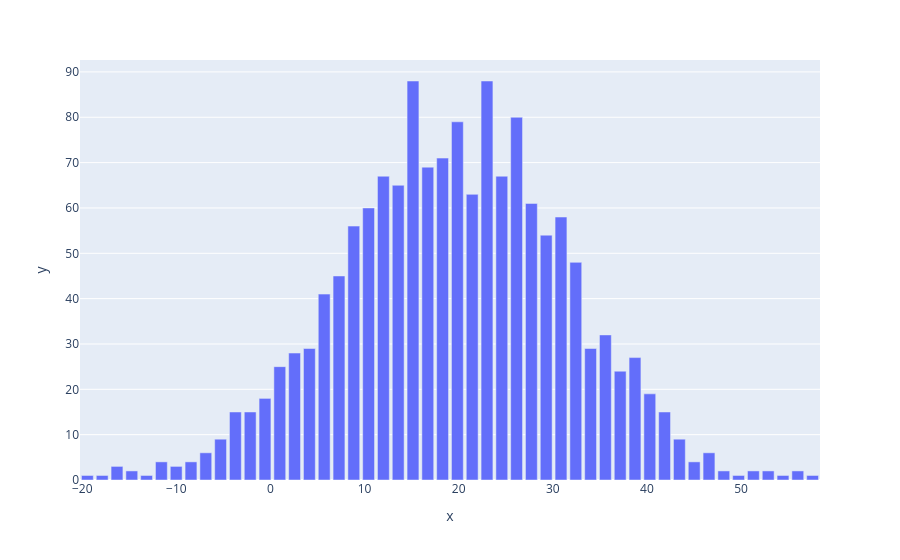

Source (notebook cell):
### Code cell
v = np.random.randn(1500) * 12 + 20
y, x = np.histogram(v, bins=50)
print(y.shape, x.shape)
fig = px.bar(x=x[:-1], y=y)
fig.show()

### Figure 1 — Plotly figure (JSON) as saved in the notebook; plotly's stock layout.template omitted (floating-point values rounded to 4 significant figures)
{"data": [{"hovertemplate": "x=%{x}<br>y=%{y}<extra></extra>", "legendgroup": "", "marker": {"color": "#636efa", "pattern": {"shape": ""}}, "name": "", "orientation": "v", "showlegend": false, "textposition": "auto", "type": "bar", "x": [-19.46, -17.88, -16.31, -14.74, -13.17, -11.59, -10.02, -8.448, -6.876, -5.303, -3.73, -2.158, -0.5849, 0.9878, 2.561, 4.133, 5.706, 7.279, 8.851, 10.42, 12.0, 13.57, 15.14, 16.71, 18.29, 19.86, 21.43, 23.01, 24.58, 26.15, 27.72, 29.3, 30.87, 32.44, 34.01, 35.59, 37.16, 38.73, 40.31, 41.88, 43.45, 45.02, 46.6, 48.17, 49.74, 51.31, 52.89, 54.46, 56.03, 57.61], "xaxis": "x", "y": [1, 1, 3, 2, 1, 4, 3, 4, 6, 9, 15, 15, 18, 25, 28, 29, 41, 45, 56, 60, 67, 65, 88, 69, 71, 79, 63, 88, 67, 80, 61, 54, 58, 48, 29, 32, 24, 27, 19, 15, 9, 4, 6, 2, 1, 2, 2, 1, 2, 1], "yaxis": "y"}], "layout": {"barmode": "relative", "legend": {"tracegroupgap": 0}, "margin": {"t": 60}, "xaxis": {"anchor": "y", "domain": [0, 1], "title": {"text": "x"}}, "yaxis": {"anchor": "x", "domain": [0, 1], "title": {"text": "y"}}}}
